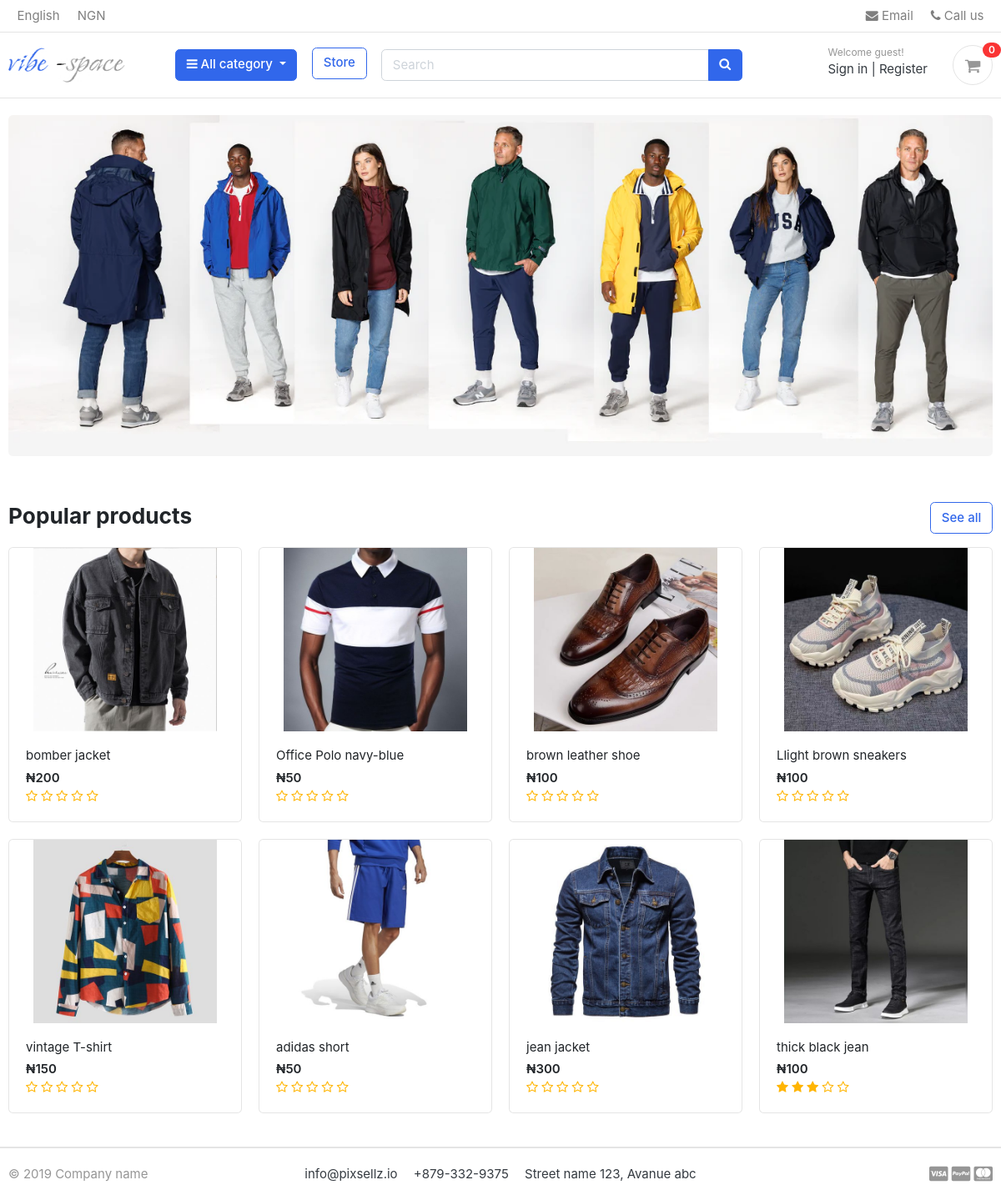
/, run on an earlier commit of the app's database.
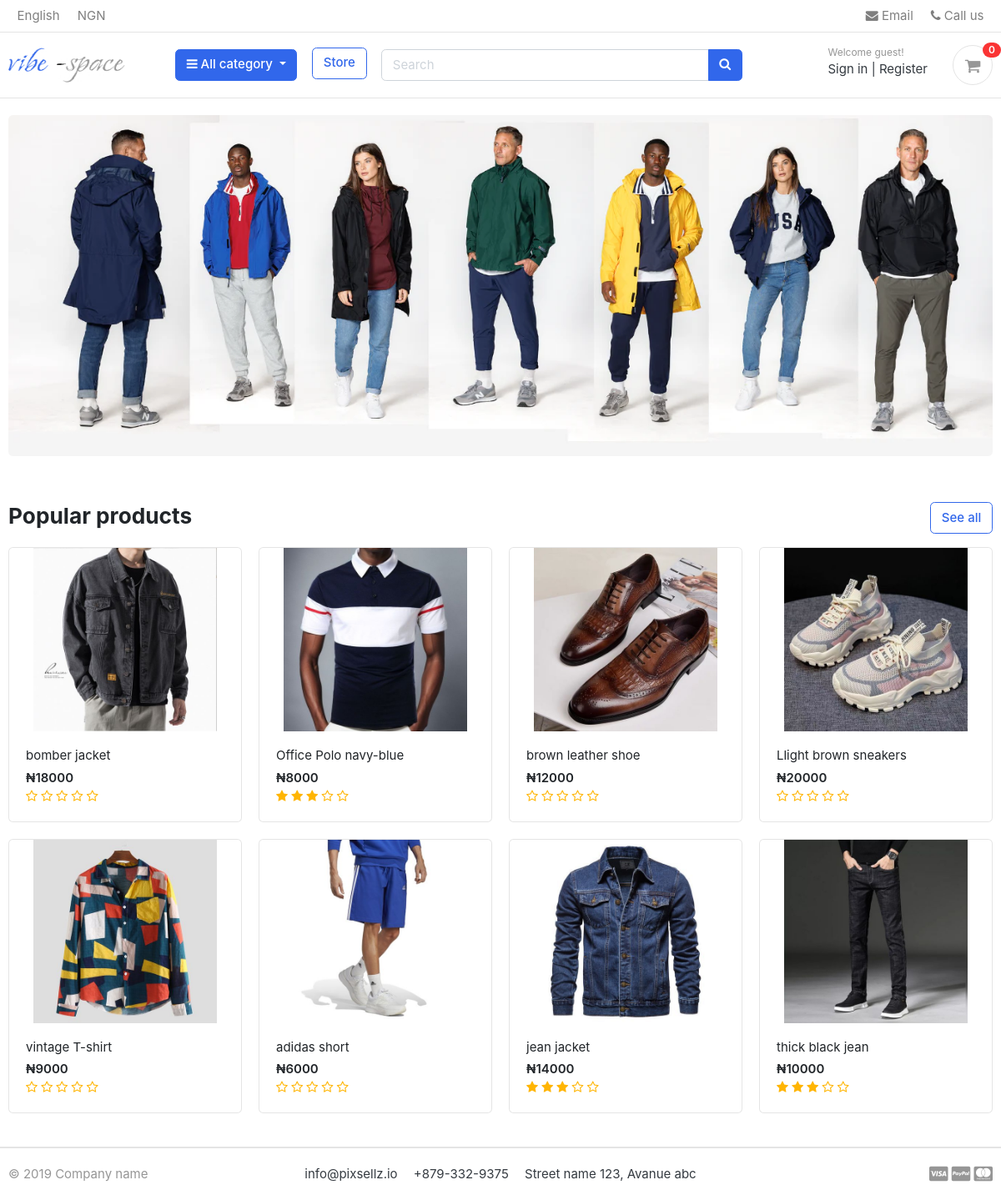
And on a later commit of the database.
### store/models.py (models this page shows, shortened)
class Product(models.Model):
    product_name=models.CharField(max_length=200, unique= True)
    slug=models.SlugField(max_length=200, unique=True)
    description=models.TextField(max_length=200 , unique=True)
    price=models.IntegerField()
    images=models.ImageField(upload_to='photos/products')
    stock=models.IntegerField()
    is_available=models.BooleanField(default=True)
    category=models.ForeignKey(Category, on_delete=models.CASCADE)
    created_date=models.DateTimeField(auto_now_add=True)
    modified_date=models.DateTimeField(auto_now=True)
    def get_url(self):
        return reverse('product_detail',args=[self.category.slug,self.slug])
    def averageReview(self):
        reviews=ReviewRating.objects.filter(product=self,status=True).aggregate(average=Avg('rating'))
        avg=0
        if reviews['average'] is not None:
            avg=float(reviews['average'])
            return avg

### greatkart/views.py (the view)
# urls.py: 2. Add a URL to urlpatterns:  path('', Home.as_view(), name='home')
def Home(request):
    products=Product.objects.all().filter(is_available=True).order_by('-created_date')
    reviews=[]
    if products.exists():
      for product in products:
        reviews= ReviewRating.objects.filter(product_id=product.id,status=True)
    context={
        'products':products,
        'reviews' : reviews
    }
    return render(request,'home.html',context)

### carts/context_processors.py (called while the page is built)
def counter (request):
    cart_count = 0
    if 'admin' in request.path:
        return()
    else:
        try:
            cart=Cart.objects.filter(cart_id=_cart_id(request))
            if request .user.is_authenticated:
                 cart_items=Cartitem.objects.all().filter(user=request.user)
            else:
                cart_items=Cartitem.objects.all().filter(cart=cart[:1])
            for cart_item in cart_items:
                cart_count += cart_item.quantity
        except Cart.DoesNotExist:
            cart_count=0
    return dict (cart_count=cart_count)

### carts/views.py (called while the page is built)
def _cart_id(request):
    cart=request.session.session_key
    if not cart:
        cart=request.session.create()
    return cart

### category/context_processors.py (called while the page is built)
def menu_links(request):
    links=  Category.objects.all()
    return dict(links=links)

### category/models.py (called while the page is built)
    def get_url(self):
            return reverse('products_by_category',args=[self.slug])

### templates/home.html
{%extends "base.html"%}
{%block pagecontent%}
{% load static %}
<link href="{%static 'css/custom.css'%}" rel="stylesheet" type="text/css"/>
<section class="section-intro padding-y-sm">
<div class="container">
<div class="intro-banner-wrap">
	<img src="{%static 'images/banners/3.webp'%}" class="img-fluid rounded">
</div>
</div>
</section>
<section class="section-name padding-y-sm">
<div class="container">
<header class="section-heading">
	<a href="{% url 'store' %}" class="btn btn-outline-primary float-right">See all</a>
	<h3 class="section-title">Popular products</h3>
</header>
<div class="row">
	{% for product in products %}
	<div class="col-md-3">
		<div class="card card-product-grid">
			<a href="{{product.get_url}}" class="img-wrap"> <img src="{{product.images.url}}"> </a>
			<figcaption class="info-wrap">
				<a href="{{product.get_url}}" class="title">{{product.product_name}}</a>
				<div class="price mt-1">₦{{product.price}}</div>
				<div class="rating-star">
					<span>
						{% if product.averageReview > 0 %}
                    <i class="fa fa-star{% if  product.averageReview < 0.5 %}-o{% elif product.averageReview >= 0.5 and product.averageReview < 1 %}-o {% endif %}" aria-hidden="true"></i>
                    <i class="fa fa-star{% if  product.averageReview < 1.5 %}-o{% elif product.averageReview >= 1.5 and product.averageReview < 2 %}-o {% endif %}" aria-hidden="true"></i>
                    <i class="fa fa-star{% if  product.averageReview < 2.5 %}-o{% elif product.averageReview >= 2.5 and product.averageReview < 3 %}-o {% endif %}" aria-hidden="true"></i>
                    <i class="fa fa-star{% if  product.averageReview < 3.5 %}-o{% elif product.averageReview >= 3.5 and product.averageReview < 4 %}-o {% endif %}" aria-hidden="true"></i>
                    <i class="fa fa-star{% if  product.averageReview < 4.5 %}-o{% elif product.averageReview >= 4.5 and product.averageReview < 5 %}-o {% endif %}" aria-hidden="true"></i>
                     {% else %}
            <i class="fa fa-star-o" aria-hidden="true"></i>
            <i class="fa fa-star-o" aria-hidden="true"></i>
            <i class="fa fa-star-o" aria-hidden="true"></i>
            <i class="fa fa-star-o" aria-hidden="true"></i>
            <i class="fa fa-star-o" aria-hidden="true"></i>
        {% endif %}
					</span>
				</div>
			</figcaption>
		</div>
	</div>
	{% endfor %}
</div>
</div>
</section>
{%endblock%}

### templates/base.html (shortened to what this page needs)
{% load static %}
<!DOCTYPE HTML>
<html lang="en">
<head>
<link href="{%static 'css/bootstrap.css'%}" rel="stylesheet" type="text/css"/>
<link href="{%static 'fonts/fontawesome/css/all.min.css'%}" type="text/css" rel="stylesheet">
<link rel="stylesheet" href="https://cdnjs.cloudflare.com/ajax/libs/font-awesome/4.7.0/css/font-awesome.min.css">
<link href="{%static 'css/ui.css'%}" rel="stylesheet" type="text/css"/>
<link href="{%static 'css/responsive.css'%}" rel="stylesheet" media="only screen and (max-width: 1200px)" />
</head>
<body>
<header class="section-header">
<nav class="navbar p-md-0 navbar-expand-sm navbar-light border-bottom">
<div class="container">
  <div class="collapse navbar-collapse" id="navbarTop4">
    <ul class="navbar-nav mr-auto">
    	<li class="nav-item dropdown">
		 	<a href="#" class="nav-link">   English </a>
		</li>
		<li class="nav-item dropdown">
			<a href="#" class="nav-link"> NGN</a>
		</li>
    </ul>
    <ul class="navbar-nav">
		<li><a href="#" class="nav-link"> <i class="fa fa-envelope"></i> Email </a></li>
		<li><a href="#" class="nav-link"> <i class="fa fa-phone"></i> Call us </a></li>
	</ul>
  </div>
</div>
</nav>
<section class="header-main border-bottom">
	<div class="container">
<div class="row align-items-center  ">
	<div class="col-lg-2 col-md-3 col-6">
		<a href="{% url 'home' %}" class="brand-wrap">
			<img class="logo" src="{%static './images/vibespace.jpg'%}">
		</a>
	</div>
	<div class="col-lg col-sm col-md col-6 flex-grow-0">
		<div class="category-wrap dropdown d-inline-block float-right">
			<button type="button" class="btn btn-primary dropdown-toggle" data-toggle="dropdown">
				<i class="fa fa-bars"></i> All category
			</button>
		</div>
	</div>
	<a href="{% url 'store' %}" class="btn btn-outline-primary mb-1 mx-2">Store</a>
	<div class="col-lg  col-md-6 col-sm-12 ">
		<form action="{% url 'search' %}" class="search">
			<div class="input-group w-100">
			    <input type="text" class="form-control" style="width:60%;" placeholder="Search" required name=keyword>
			    <div class="input-group-append">
			      <button type="submit" class="btn btn-primary" type="submit">
			        <i class="fa fa-search"></i>
			      </button>
			    </div>
		    </div>
		</form>
	</div>
	<div class="col-lg-3 col-sm-6 col-8 order-2 order-lg-3" >
				<div class="d-flex justify-content-end mb-3 mb-lg-0">
					{% if user.id is None %}
					<div class="widget-header">
						<small class="title text-muted">Welcome guest!</small>
						<div>
							<a href="{% url 'login' %}">Sign in</a> <span class="dark-transp"> | </span>
							<a href="{% url 'register' %}"> Register</a>
						</div>
					</div>
					{%endif%}
					<a href="{% url 'cart'%}" class="widget-header pl-3 ml-3">
						<div class="icon icon-sm rounded-circle border"><i class="fa fa-shopping-cart"></i></div>
						<span class="badge badge-pill badge-danger notify">{{cart_count}}</span>
					</a>
				</div>
			</div>
</div>
	</div>
</section>
</header>
{%block pagecontent%}
{%endblock%}
<footer class="section-footer border-top">
	<div class="container">
		<section class="footer-bottom border-top row">
			<div class="col-md-2">
				<p class="text-muted"> &copy 2019 Company name </p>
			</div>
			<div class="col-md-8 text-md-center">
				<span  class="px-2">info@pixsellz.io</span>
				<span  class="px-2">+879-332-9375</span>
				<span  class="px-2">Street name 123, Avanue abc</span>
			</div>
			<div class="col-md-2 text-md-right text-muted">
				<i class="fab fa-lg fa-cc-visa"></i>
				<i class="fab fa-lg fa-cc-paypal"></i>
				<i class="fab fa-lg fa-cc-mastercard"></i>
			</div>
		</section>
	</div>
</footer>
</body>
</html>

### static/css/ui.css (style rules this page uses)
html { font-family: "Inter", sans-serif; font-size: 15px; }
.img-wrap { text-align: center; display: block; }
.img-wrap img { max-width: 100%; }
.icon-xs, .icon-sm, .icon-md, .icon-lg { display: inline-block; text-align: center; flex-shrink: 0; flex-grow: 0; }
.icon-sm { width: 48px; height: 48px; line-height: 48px !important; font-size: 20px; }
.padding-y-sm { padding-top: 20px; padding-bottom: 20px; }
.section-heading { margin-bottom: 20px; margin-top: 15px; }
.section-title { color: #212529; }
p:last-child { margin-bottom: 0; }
.header-main { position: relative; padding-top: 1rem; padding-bottom: 1rem; }
.brand-wrap .logo, .navbar-brand .logo { margin-right: 7px; max-height: 42px; display: inline-block; }
.widget-header { display: inline-block; vertical-align: middle; position: relative; }
.widget-header a { color: #343a40; }
.widget-header i { color: #969696; }
.widget-header .title { display: block; }
.widget-header .notify { position: absolute; top: -3px; right: -10px; }
.footer-bottom { padding-top: 20px; padding-bottom: 20px; }
[class*=card-product] a.title { color: #212529; display: block; }
[class*=card-product] .img-wrap { overflow: hidden; position: relative; }
[class*=card-product] .img-wrap img { height: 100%; max-width: 100%; width: auto; display: inline-block; -o-object-fit: cover; object-fit: cover; }
.card-product-grid { margin-bottom: 20px; }
.card-product-grid .img-wrap { border-radius: 0.2rem 0.2rem 0 0; height: 220px; }
.card-product-grid .info-wrap { overflow: hidden; padding: 18px 20px; }
.card .img-wrap { overflow: hidden; }
.notify { position: absolute; top: -4px; right: -10px; display: inline-block; padding: 0.25em 0.6em; font-size: 12px; line-height: 1; text-align: center; border-radius: 3rem; color: #fff; background-color: #fa3434; }
.price { font-weight: 600; color: #212529; }

### static/css/custom.css (style rules this page uses)
.rating-star i { color: #ffb503; }

What changed in the data, as far as the page shows it:
changed Product "bomber jacket": price "200" → "18000"
changed Product "Office Polo navy-blue": price "50" → "8000"
changed Product "brown leather shoe": price "100" → "12000"
changed Product "Llight brown sneakers": price "100" → "20000"
changed Product "vintage T-shirt": price "150" → "9000"
changed Product "adidas short": price "50" → "6000"
changed Product "jean jacket": price "300" → "14000"
changed Product "thick black jean": price "100" → "10000"
